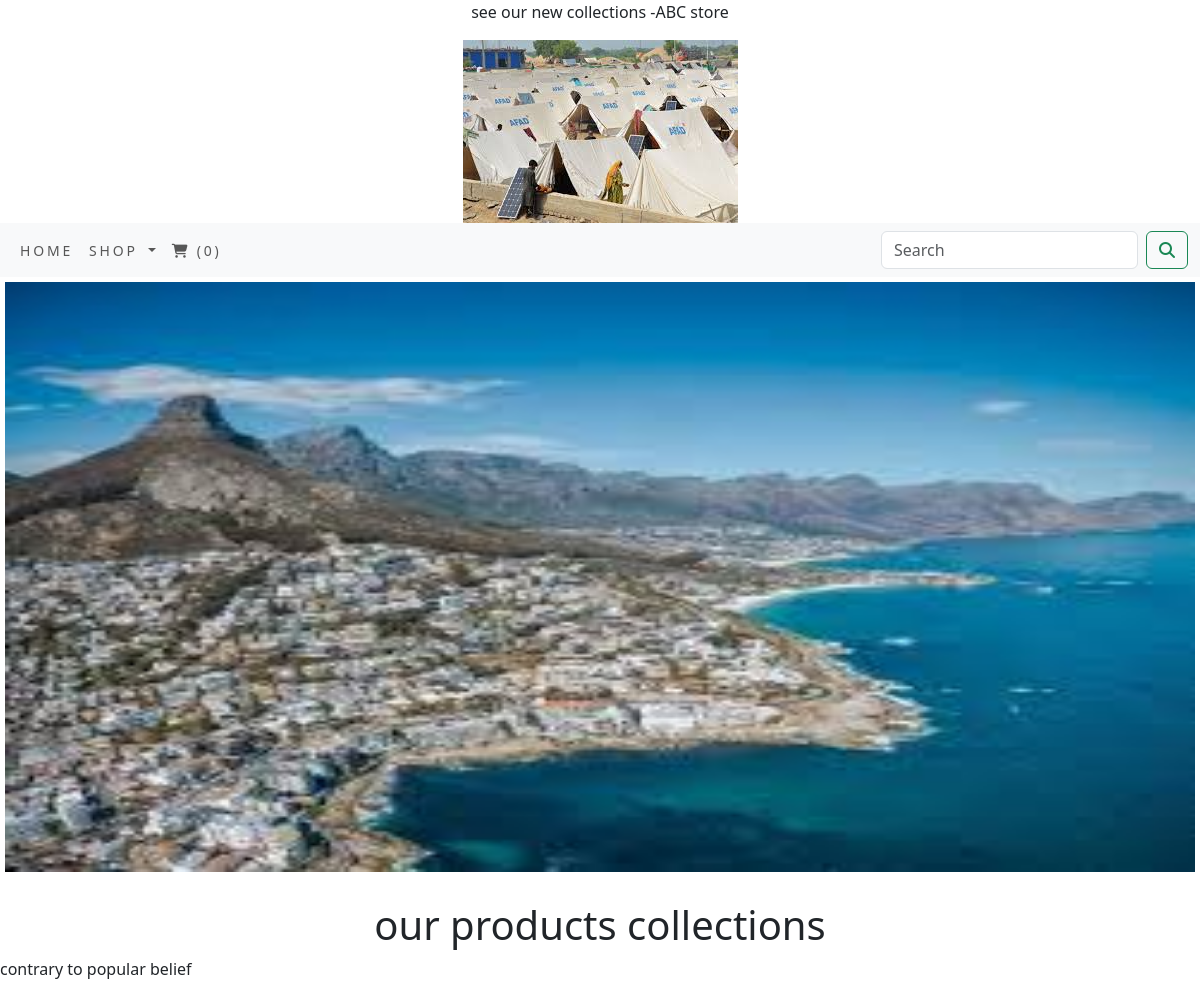
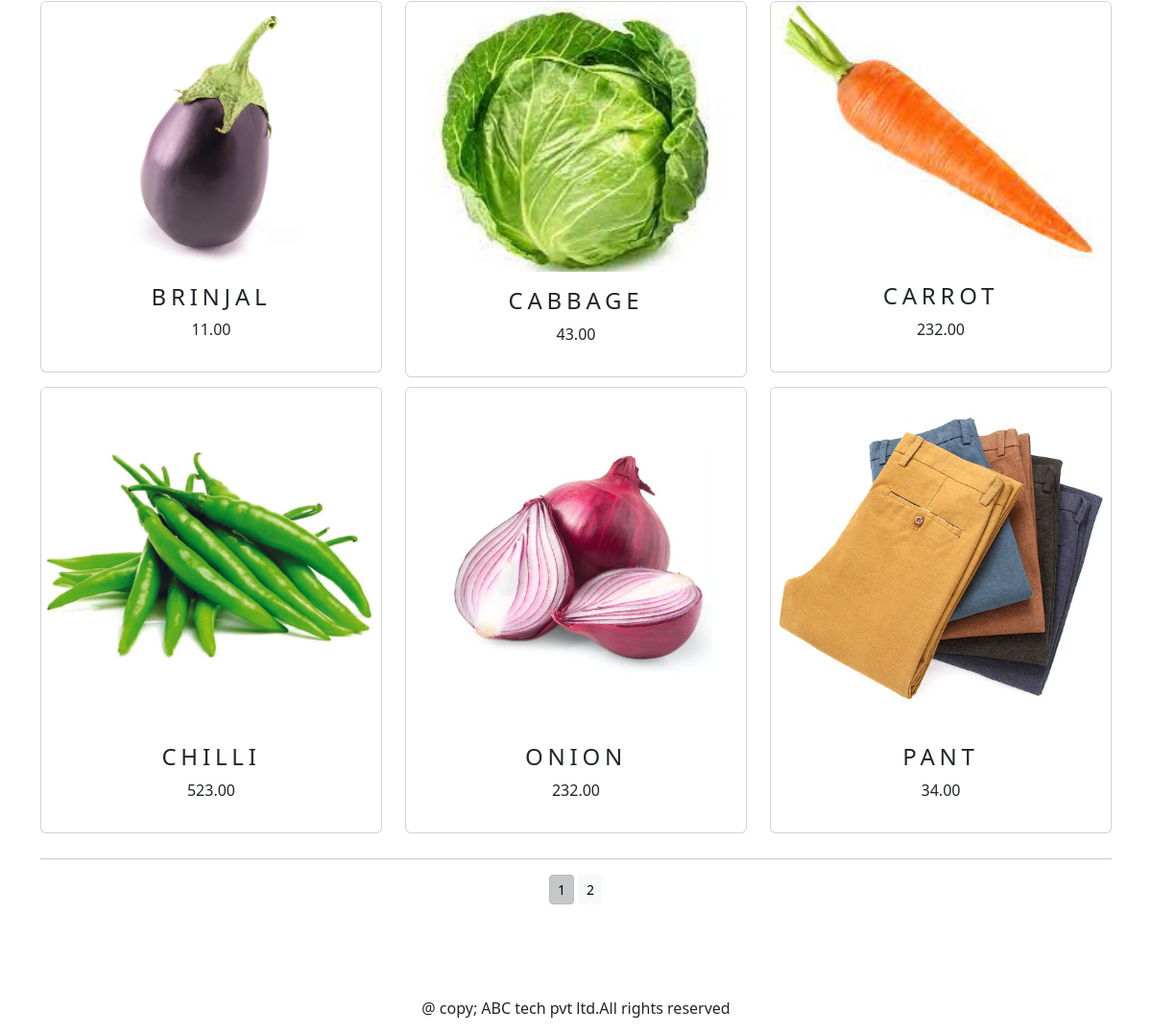
Page /shop on the committed database (2 pictures, top to bottom).
### shop/models.py (models this page shows, shortened)
class product(models.Model):
    name=models.CharField(max_length=250,unique=True)
    slug=models.SlugField(max_length=250,unique=True)
    description=models.TextField(blank=True)
    price = models.DecimalField(max_digits=10,decimal_places=2)
    category = models.ForeignKey(category,on_delete=models.CASCADE)
    image=models.ImageField(upload_to='product',blank=True)
    stock=models.IntegerField()
    available=models.BooleanField(default=True)
    created=models.DateTimeField(auto_now_add=True)
    updated=models.DateTimeField(auto_now_add=True)
    def get_url(self):
        return reverse('shop:prodcatdetail',args=[self.category.slug,self.slug])
    class Meta:
        ordering=('name',)
        verbose_name='products'
        verbose_name_plural='products'

### shop/views.py (the view)
# urls.py: path('',views.allprodcat,name='allprodcat'),
def allprodcat(request,c_slug=None):
    c_page=None
    products_list=None
    if c_slug!=None:
        c_page=get_object_or_404(category,slug=c_slug)
        products_list=product.objects.all().filter(category=c_page,available=True)
    else:
        products_list=product.objects.all().filter(available=True)
    paginator=Paginator(products_list,6)
    try:
        page=int(request.GET.get('page','1'))
    except:
        page=1
    try:
        products=paginator.page(page)
    except (EmptyPage,InvalidPage):
        products=paginator.page(paginator.num_pages)
    return  render(request,"category.html",{'category':c_page,'products':products})

### cartapp/context_processors.py (called while the page is built)
def counter(request):
    item_count=0
    if 'admin' in request.path:
        return {}
    else:
        try:
            cart=Cart.objects.filter(cart_id=_cart_id(request))
            car_items=CartItem.objects.all().filter(cart=cart[:1])
            for cart_item in car_items:
                item_count+=cart_item.quantity
        except Cart.DoesNotExist:
            item_count=0
    return dict(item_count=item_count)

### cartapp/views.py (called while the page is built)
def _cart_id(request):
    cart=request.session.session_key
    if not cart:
        cart=request.session.create()
    return cart

### shop/context_processors.py (called while the page is built)
def menu_links(request):
    links=category.objects.all()
    return dict(links=links)

### shop/models.py (called while the page is built)
    def get_url(self):
        return reverse('shop:products_by_category',args=[str(self.slug)])

### templates/category.html (shortened to what this page needs)
{% extends 'base.html' %}
{%  load static %}
{% block title%}
{% if category %}
{{category.name}}-ABC store
{% else %}
<p class="text-center">see our new collections -ABC store</p>
{% endif %}
{% endblock %}
{% block content %}
<div class="mx_auto">
    {% if category %}
    <img class="my_image" src="{{category.image.url}}" alt="{{category.name}}">
</div>
<br>
<div>
    <h1 class="text-center my_title">{{category.name}}</h1>
    <p class="text-justify">{{category.description}}</p>
</div>
{% else %}
<div>
<img class="my_image my_image_padding" src="{% static 'img/banner.png' %}" alt="our products" width="100%" height="600px">
</div>
<br>
<div>
    <h1 class="text-center my_title">our products collections</h1>
    <p class="text-justify">contrary to popular belief</p>
</div>
{% endif %}
<div class="container">
<div class="row mx_auto">
    {% for product in products.object_list %}
<div class="my_bottom_margin col-9 col-sm-12  col-md-4 xol-lg-4">
    <div class="card text-center" style="min-width:18rem;">
<a href="{{product.get_url}}"><img src="{{product.image.url}}" alt="{{product.name}}" class="card-img-top my_image" width="200px" ></a>
<div class="card-body">
    <h4>{{product.name}}</h4>
     <p>{{product.price}}</p>
    </div>
</div>
</div>
{% endfor %}
</div>
    <div class="mx-auto">
        {% if products.paginator.num_pages > 1 %}
       <hr>
        <div class="text-center">
{% for pg in products.paginator.page_range %}
            <a href="?page={{pg}}" class="btn btn-light btn-sm {% if products.number == pg %}active {% endif %}">{{pg}}</a>
            {% endfor %}
    </div>
         {% endif %}
    </div>
    <br>
</div>
{% endblock%}

### templates/base.html (shortened to what this page needs)
{% load static %}
<!DOCTYPE html>
<html lang="en">
<head>
    <link rel="stylesheet" href="{% static 'css/custom.css' %}">
    <link href="{% static 'css/bootstrap.min.css' %}" rel="stylesheet"  >
    <link href="https://cdn.jsdelivr.net/npm/bootstrap@5.3.2/dist/css/bootstrap.min.css" rel="stylesheet">
    <title>{% block title %} {% endblock %}</title>
</head>
<body>
<div>
{% include 'header.html' %}
{% include 'nav.html' %}
{% block content %}
    {% endblock %}
    </div>
{% include 'footer.html' %}
</body>
</html>

### templates/header.html
{%  load static %}
<header>
    <center>
        <a href="{% url 'shop:allprodcat' %}" ><img src="{% static 'img/logo.png' %}" alt="logimage" ></a>
    </center>
</header>

### templates/nav.html (shortened to what this page needs)
<nav class="navbar navbar-expand-lg navbar-light bg-light">
  <div class="container-fluid">
    <div class="collapse navbar-collapse" id="navbarSupportedContent">
      <ul class="navbar-nav me-auto mb-2 mb-lg-0">
        <li class="nav-item">
          <a class="nav-link" href="/">home</a>
        </li>
        <li class="nav-item dropdown">
          <a class="nav-link dropdown-toggle" href="#" id="navbarDropdown" role="button" data-bs-toggle="dropdown" aria-expanded="false">
            shop
          </a>
        </li>
        <li class="nav-item">
          <a class="nav-link" href="{% url 'cartapp:cartdetail' %}"><i class="fa-solid fa-cart-shopping"></i> ({{item_count}})</a>
        </li>
      </ul>
      <form class="d-flex" action="{% url 'searchapp:search' %}" method="get">
        <input class="form-control me-2" type="search" placeholder="Search" name="q" aria-label="Search">
        <button class="btn btn-outline-success" type="submit"><i class="fa-solid fa-magnifying-glass"></i></button>
      </form>
    </div>
  </div>
</nav>

### templates/footer.html
<div class="footer navbar-fixed-bottom"><br><br><br>
  <p class="text-center">@ copy; ABC tech pvt ltd.All rights reserved</p>
</div>

### static/css/custom.css (style rules this page uses)
.nav-item { letter-spacing:.2em; font-size:14px; text-transform:uppercase; }
.my_image_padding { padding:5px; }
.my_bottom_margin { margin-bottom:10px; }
.card-body h4 { font-spacing:14px; text-transform:uppercase; letter-spacing:.2em }

### rows in the picture
product: image (picture), name "BRINJAL", price "11.00"
product: image (picture), name "CABBAGE", price "43.00"
product: image (picture), name "CARROT", price "232.00"
product: image (picture), name "CHILLI", price "523.00"
product: image (picture), name "ONION", price "232.00"
product: image (picture), name "PANT", price "34.00"

### other values in the picture
{{ item_count }} "0"
{{ pg }} "1" "2"
